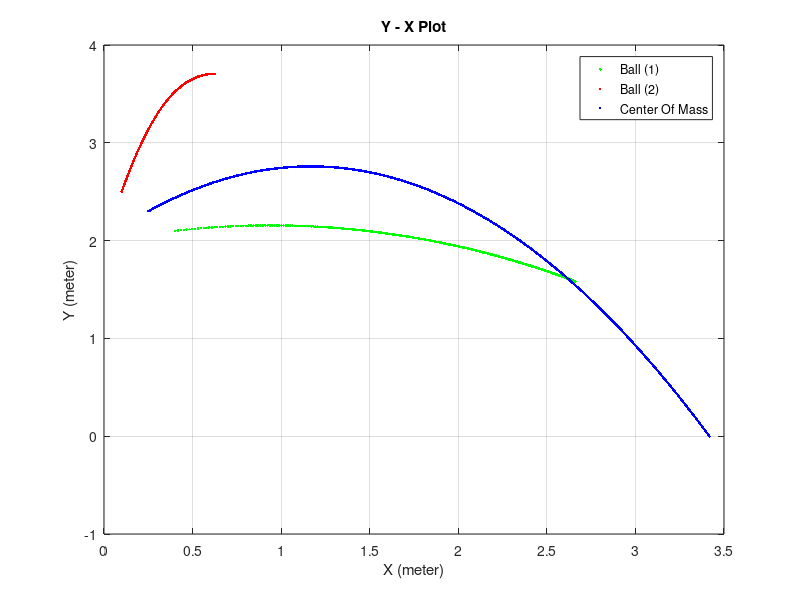

Recreate this plot in MATLAB.
clc
clear
close all



%% Data
g = 9.81;                  %Gravitational Acceleration
M1 = input('Enter M1: ');  %Mass Of Ball 1
M2 = input('Enter M2: ');  %Mass Of Ball 2
k = input('Enter k: ');    %Spring Constant
L0 = 0.5;                  %Initial Length Of Spring
h = 0.001;                 %Time Interval



%% Initial Condition For Frame(X,Y)
% For Ball (1): % (X1: Location) , (X1_1=(X1)': Velocity ) , (X1_2=(X1)'': Acceleration )
                % (Y1: Location) , (Y1_1=(Y1)': Velocity ) , (Y1_2=(Y1)'': Acceleration )
                
                X1 = zeros();   X1(1) = 0.4; % Initial Location For Ball 1
                Y1 = zeros();   Y1(1) = 2.1; %
                X1_1 = zeros(); X1_1(1) = 5; % Initial Velocity For Ball 1
                Y1_1 = zeros(); Y1_1(1) = 1; %
                
                
                
% For Ball (2): % (X2: Location) , (X2_1=(X2)': Velocity ) , (X2_2=(X2)'': Acceleration )
                % (Y2: Location) , (Y2_1=(Y2)': Velocity ) , (Y2_2=(Y2)'': Acceleration )
                
                X2 = zeros();   X2(1) = 0.1; % Initial Location For Ball 2
                Y2 = zeros();   Y2(1) = 2.5; %
                X2_1 = zeros(); X2_1(1) = 1; % Initial Velocity For Ball 2
                Y2_1 = zeros(); Y2_1(1) = 5; %
                
                
                
% For Center Of Mass: % (Xc: Location) , (Xc_1=(Xc)': Velocity ) , (Xc_2=(Xc)''= 0: Acceleration )
                      % (Yc: Location) , (Yc_1=(Yc)': Velocity ) , (Yc_2=(Yc)''=-g: Acceleration )
                      
                      Xc = zeros(); Xc(1) = (M1*X1(1)+M2*X2(1))/(M1+M2);
                      Yc = zeros(); Yc(1) = (M1*Y1(1)+M2*Y2(1))/(M1+M2);
                      Xc0_1 = (M1*X1_1(1)+M2*X2_1(1))/(M1+M2);
                      Yc0_1 = (M1*Y1_1(1)+M2*Y2_1(1))/(M1+M2);
                      %Yc_1 = -g*t+ Yc0_1;
                      
                      
                      
                      % (t: Time Matrix)         
                      t = zeros();   t(1)=0;
                      
                      

X1_2 = @(t,X1,Y1,X2,Y2) k*(((X2-X1)^2+(Y2-Y1)^2).^(1/2)-L0)*(X2-X1)/(M1*((X2-X1)^2+(Y2-Y1)^2).^(1/2));
Y1_2 = @(t,X1,Y1,X2,Y2) -g + k*(((X2-X1)^2+(Y2-Y1)^2).^(1/2)-L0)*(Y2-Y1)/(M1*((X2-X1)^2+(Y2-Y1)^2).^(1/2));

X2_2 = @(t,X1,Y1,X2,Y2) -k*(((X2-X1)^2+(Y2-Y1)^2).^(1/2)-L0)*(X2-X1)/(M2*((X2-X1)^2+(Y2-Y1)^2).^(1/2));
Y2_2 = @(t,X1,Y1,X2,Y2) -g - k*(((X2-X1)^2+(Y2-Y1)^2).^(1/2)-L0)*(Y2-Y1)/(M2*((X2-X1)^2+(Y2-Y1)^2).^(1/2));

Xc_function = @(t) Xc0_1*t + Xc(1);
Yc_function = @(t) -1/2*(g*t.^2) + Yc0_1*t + Yc(1);



%% Runge Kutta Algorithm For Moving Frame(X,Y)
A = zeros(1,4);
B = zeros(1,4);
C = zeros(1,4);
D = zeros(1,4);

a = zeros(1,4);
b = zeros(1,4);
c = zeros(1,4);
d = zeros(1,4);

e = [1,2,2,1];

n = 1;
while Yc>0
    
    % FINDIG VELOCITY FROM ACCELERATION
    A(1)=X1_2( t(n) , X1(n) , Y1(n) , X2(n) , Y2(n) );
    B(1)=Y1_2( t(n) , X1(n) , Y1(n) , X2(n) , Y2(n) );
    C(1)=X2_2( t(n) , X1(n) , Y1(n) , X2(n) , Y2(n) );
    D(1)=Y2_2( t(n) , X1(n) , Y1(n) , X2(n) , Y2(n) );
    
    A(2)=X1_2( t(n)+h/2 , X1(n)+h/2*A(1) , Y1(n)+h/2*B(1) , X2(n)+h/2*C(1) , Y2(n)+h/2*D(1) );
    B(2)=Y1_2( t(n)+h/2 , X1(n)+h/2*A(1) , Y1(n)+h/2*B(1) , X2(n)+h/2*C(1) , Y2(n)+h/2*D(1) );
    C(2)=X2_2( t(n)+h/2 , X1(n)+h/2*A(1) , Y1(n)+h/2*B(1) , X2(n)+h/2*C(1) , Y2(n)+h/2*D(1) );
    D(2)=Y2_2( t(n)+h/2 , X1(n)+h/2*A(1) , Y1(n)+h/2*B(1) , X2(n)+h/2*C(1) , Y2(n)+h/2*D(1) );
    
    A(3)=X1_2( t(n)+h/2 , X1(n)+h/2*A(2) , Y1(n)+h/2*B(2) , X2(n)+h/2*C(2) , Y2(n)+h/2*D(2) );
    B(3)=Y1_2( t(n)+h/2 , X1(n)+h/2*A(2) , Y1(n)+h/2*B(2) , X2(n)+h/2*C(2) , Y2(n)+h/2*D(2) );
    C(3)=X2_2( t(n)+h/2 , X1(n)+h/2*A(2) , Y1(n)+h/2*B(2) , X2(n)+h/2*C(2) , Y2(n)+h/2*D(2) );
    D(3)=Y2_2( t(n)+h/2 , X1(n)+h/2*A(2) , Y1(n)+h/2*B(2) , X2(n)+h/2*C(2) , Y2(n)+h/2*D(2) );
    
    A(4)=X1_2( t(n)+h , X1(n)+h*A(3) , Y1(n)+h*B(3) , X2(n)+h*C(3) , Y2(n)+h*D(3) );
    B(4)=Y1_2( t(n)+h , X1(n)+h*A(3) , Y1(n)+h*B(3) , X2(n)+h*C(3) , Y2(n)+h*D(3) );
    C(4)=X2_2( t(n)+h , X1(n)+h*A(3) , Y1(n)+h*B(3) , X2(n)+h*C(3) , Y2(n)+h*D(3) );
    D(4)=Y2_2( t(n)+h , X1(n)+h*A(3) , Y1(n)+h*B(3) , X2(n)+h*C(3) , Y2(n)+h*D(3) );
    
    X1_1(n+1)=X1_1(n) + h/6*sum(d.*A);
    Y1_1(n+1)=Y1_1(n) + h/6*sum(d.*B);
    X2_1(n+1)=X2_1(n) + h/6*sum(d.*C);
    Y2_1(n+1)=Y2_1(n) + h/6*sum(d.*D);
    
    
    % FINDIG LOCATION FROM VELOCITY
    a(1)=X1_1(n);
    b(1)=Y1_1(n);
    c(1)=X2_1(n);
    d(1)=Y2_1(n);
    
    a(2)=X1_1(n) + h/2*A(1);
    b(2)=Y1_1(n) + h/2*B(1);
    c(2)=X2_1(n) + h/2*C(1);
    d(2)=Y2_1(n) + h/2*D(1);
    
    a(3)=X1_1(n) + h/2*A(2);
    b(3)=Y1_1(n) + h/2*B(2);
    c(3)=X2_1(n) + h/2*C(2);
    d(3)=Y2_1(n) + h/2*D(2);
    
    a(4)=X1_1(n) + h*A(3);
    b(4)=Y1_1(n) + h*B(3);
    c(4)=X2_1(n) + h*C(3);
    d(4)=Y2_1(n) + h*D(3);
    
    X1(n+1)=X1(n) + h/6*sum(d.*a);
    Y1(n+1)=Y1(n) + h/6*sum(d.*b);
    X2(n+1)=X2(n) + h/6*sum(d.*c);
    Y2(n+1)=Y2(n) + h/6*sum(d.*d);
    
    
    t(n+1)=t(n)+h;
    n=n+1;
    
    
    %Findig Center Of Mass
    Xc(n) = Xc_function( t(n) );
    Yc(n) = Yc_function( t(n) );
    
end



%% Result & Plot
plot(X1,Y1,'.g' , X2,Y2,'.r' , Xc,Yc,'.b'); grid
xlabel('X (meter)'); ylabel('Y (meter)');
legend('Ball (1)','Ball (2)','Center Of Mass'); title('Y - X Plot');













